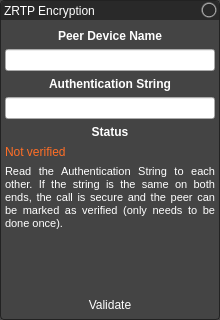
<?xml version="1.0" encoding="UTF-8"?>
<ui version="4.0">
 <class>zrtp_widget</class>
 <widget class="QFrame" name="zrtp_widget">
  <property name="geometry">
   <rect>
    <x>0</x>
    <y>0</y>
    <width>220</width>
    <height>320</height>
   </rect>
  </property>
  <property name="palette">
   <palette>
    <active>
     <colorrole role="WindowText">
      <brush brushstyle="SolidPattern">
       <color alpha="255">
        <red>255</red>
        <green>255</green>
        <blue>255</blue>
       </color>
      </brush>
     </colorrole>
     <colorrole role="Button">
      <brush brushstyle="SolidPattern">
       <color alpha="255">
        <red>68</red>
        <green>68</green>
        <blue>68</blue>
       </color>
      </brush>
     </colorrole>
     <colorrole role="Text">
      <brush brushstyle="SolidPattern">
       <color alpha="255">
        <red>255</red>
        <green>255</green>
        <blue>255</blue>
       </color>
      </brush>
     </colorrole>
     <colorrole role="ButtonText">
      <brush brushstyle="SolidPattern">
       <color alpha="255">
        <red>255</red>
        <green>255</green>
        <blue>255</blue>
       </color>
      </brush>
     </colorrole>
     <colorrole role="Base">
      <brush brushstyle="SolidPattern">
       <color alpha="255">
        <red>68</red>
        <green>68</green>
        <blue>68</blue>
       </color>
      </brush>
     </colorrole>
     <colorrole role="Window">
      <brush brushstyle="SolidPattern">
       <color alpha="255">
        <red>68</red>
        <green>68</green>
        <blue>68</blue>
       </color>
      </brush>
     </colorrole>
    </active>
    <inactive>
     <colorrole role="WindowText">
      <brush brushstyle="SolidPattern">
       <color alpha="255">
        <red>255</red>
        <green>255</green>
        <blue>255</blue>
       </color>
      </brush>
     </colorrole>
     <colorrole role="Button">
      <brush brushstyle="SolidPattern">
       <color alpha="255">
        <red>68</red>
        <green>68</green>
        <blue>68</blue>
       </color>
      </brush>
     </colorrole>
     <colorrole role="Text">
      <brush brushstyle="SolidPattern">
       <color alpha="255">
        <red>255</red>
        <green>255</green>
        <blue>255</blue>
       </color>
      </brush>
     </colorrole>
     <colorrole role="ButtonText">
      <brush brushstyle="SolidPattern">
       <color alpha="255">
        <red>255</red>
        <green>255</green>
        <blue>255</blue>
       </color>
      </brush>
     </colorrole>
     <colorrole role="Base">
      <brush brushstyle="SolidPattern">
       <color alpha="255">
        <red>68</red>
        <green>68</green>
        <blue>68</blue>
       </color>
      </brush>
     </colorrole>
     <colorrole role="Window">
      <brush brushstyle="SolidPattern">
       <color alpha="255">
        <red>68</red>
        <green>68</green>
        <blue>68</blue>
       </color>
      </brush>
     </colorrole>
    </inactive>
    <disabled>
     <colorrole role="WindowText">
      <brush brushstyle="SolidPattern">
       <color alpha="255">
        <red>255</red>
        <green>255</green>
        <blue>255</blue>
       </color>
      </brush>
     </colorrole>
     <colorrole role="Button">
      <brush brushstyle="SolidPattern">
       <color alpha="255">
        <red>68</red>
        <green>68</green>
        <blue>68</blue>
       </color>
      </brush>
     </colorrole>
     <colorrole role="Text">
      <brush brushstyle="SolidPattern">
       <color alpha="255">
        <red>255</red>
        <green>255</green>
        <blue>255</blue>
       </color>
      </brush>
     </colorrole>
     <colorrole role="ButtonText">
      <brush brushstyle="SolidPattern">
       <color alpha="255">
        <red>255</red>
        <green>255</green>
        <blue>255</blue>
       </color>
      </brush>
     </colorrole>
     <colorrole role="Base">
      <brush brushstyle="SolidPattern">
       <color alpha="255">
        <red>68</red>
        <green>68</green>
        <blue>68</blue>
       </color>
      </brush>
     </colorrole>
     <colorrole role="Window">
      <brush brushstyle="SolidPattern">
       <color alpha="255">
        <red>68</red>
        <green>68</green>
        <blue>68</blue>
       </color>
      </brush>
     </colorrole>
    </disabled>
   </palette>
  </property>
  <property name="windowTitle">
   <string>ZRTP</string>
  </property>
  <property name="styleSheet">
   <string notr="true">QFrame, QLabel, QLineEdit, QPushButton, QToolButton {
	color: white;
}

#zrtp_widget {
	background-color: rgba(51, 51, 51, 230);
	background-color: #444444;
	border: 1px solid #222222;
	border-radius: 4px;
}

#title {
	background-color: rgba(0, 0, 0, 100);
	border-bottom: 0px solid #222222;
	border-top-left-radius: 4px;
	border-top-right-radius: 4px;
}

#close_button {
	background: qradialgradient(cx: 0.465, cy: 0.465, radius: 0.5, fx:0.5, fy:0.5, stop:0 transparent, stop:0.6 transparent, stop:0.7 #aaaaaa, stop:0.85 transparent, stop:1 transparent);
	background-origin: border;
	border: 0px;
	margin: 0px;
	padding: 0px;
}

#close_button:focus {
	background: qradialgradient(cx: 0.465, cy: 0.465, radius: 0.5, fx:0.5, fy:0.5, stop:0 transparent, stop:0.6 transparent, stop:0.7 #0093dd, stop:0.85 transparent, stop:1 transparent);
}

#close_button:hover {
	background: qradialgradient(cx: 0.465, cy: 0.465, radius: 0.5, fx:0.5, fy:0.5, stop:0 transparent, stop:0.6 transparent, stop:0.7 #dddddd, stop:0.85 transparent, stop:1 transparent);
}

#close_button:hover:focus {
	background: qradialgradient(cx: 0.465, cy: 0.465, radius: 0.5, fx:0.5, fy:0.5, stop:0 transparent, stop:0.6 transparent, stop:0.7 #00aaff, stop:0.85 transparent, stop:1 transparent);
}

#close_button:pressed {
	background: qradialgradient(cx: 0.465, cy: 0.465, radius: 0.5, fx:0.5, fy:0.5, stop:0 #808080, stop:0.6 #606060, stop:0.7 #dddddd, stop:0.85 transparent, stop:1 transparent);
}

#close_button:pressed:focus {
	background: qradialgradient(cx: 0.465, cy: 0.465, radius: 0.5, fx:0.5, fy:0.5, stop:0 #808080, stop:0.6 #606060, stop:0.7 #00aaff, stop:0.85 transparent, stop:1 transparent);
}

[role=&quot;value&quot;] {
	background-color: rbga(0, 0, 0, 20);
	border: 1px solid #202020;
	border-radius: 2px;
	margin-bottom: 5px;
	padding: 1px;
}

[role=&quot;selectable-value&quot;] {
	background-color: rgba(0, 0, 0, 20);
	border: 1px solid #202020;
	border-radius: 2px;
	margin-bottom: 5px;
	padding: 0px 0px;
	selection-background-color: #0066aa;
}

[role=&quot;editable-value&quot;] {
	background-color: rgba(0, 0, 0, 40);
	border: 2px solid #202020;
	border-radius: 4px;
	margin-bottom: 5px;
	padding: 0px 0px;
	selection-background-color: #0066aa;
}

[role=&quot;note&quot;] {
	color: #aaaaaa;
}

[role=&quot;action-button&quot;] {
	background: transparent;
	background-origin: border;
	border: 2px solid #808080;
	border-radius: 4px;
	margin: 0px;
	padding: 0px;
}

[role=&quot;action-button&quot;]:focus {
	border: 2px solid #0080c0;
	border: 2px solid #0093dd;
}

[role=&quot;action-button&quot;]:hover {
	border: 2px solid #c0c0c0;
}

[role=&quot;action-button&quot;]:hover:focus {
	border: 2px solid #00aaff;
}

[role=&quot;action-button&quot;]:pressed {
	background: qradialgradient(cx: 0.5, cy: 0.5, radius: 1, fx:0.5, fy:0.5, stop:0 #909090, stop:1 transparent);
}

</string>
  </property>
  <layout class="QVBoxLayout" name="zrtp_layout">
   <property name="spacing">
    <number>0</number>
   </property>
   <property name="sizeConstraint">
    <enum>QLayout::SetMinimumSize</enum>
   </property>
   <property name="leftMargin">
    <number>0</number>
   </property>
   <property name="topMargin">
    <number>0</number>
   </property>
   <property name="rightMargin">
    <number>0</number>
   </property>
   <property name="bottomMargin">
    <number>0</number>
   </property>
   <item>
    <widget class="QFrame" name="title">
     <layout class="QHBoxLayout" name="title_layout">
      <property name="spacing">
       <number>0</number>
      </property>
      <property name="leftMargin">
       <number>0</number>
      </property>
      <property name="topMargin">
       <number>0</number>
      </property>
      <property name="rightMargin">
       <number>0</number>
      </property>
      <property name="bottomMargin">
       <number>0</number>
      </property>
      <item>
       <widget class="QLabel" name="title_label">
        <property name="text">
         <string>ZRTP Encryption</string>
        </property>
        <property name="alignment">
         <set>Qt::AlignLeading|Qt::AlignLeft|Qt::AlignVCenter</set>
        </property>
        <property name="indent">
         <number>3</number>
        </property>
       </widget>
      </item>
      <item>
       <widget class="QToolButton" name="close_button">
        <property name="text">
         <string/>
        </property>
        <property name="icon">
         <iconset>
          <normaloff>icons/cross-white.svg</normaloff>icons/cross-white.svg</iconset>
        </property>
        <property name="iconSize">
         <size>
          <width>16</width>
          <height>16</height>
         </size>
        </property>
        <property name="autoRaise">
         <bool>true</bool>
        </property>
       </widget>
      </item>
     </layout>
    </widget>
   </item>
   <item>
    <widget class="QFrame" name="body">
     <layout class="QVBoxLayout" name="body_layout">
      <property name="spacing">
       <number>6</number>
      </property>
      <property name="leftMargin">
       <number>4</number>
      </property>
      <property name="topMargin">
       <number>9</number>
      </property>
      <property name="rightMargin">
       <number>4</number>
      </property>
      <property name="bottomMargin">
       <number>4</number>
      </property>
      <item>
       <widget class="QLabel" name="peer_name_title">
        <property name="font">
         <font>
          <weight>75</weight>
          <bold>true</bold>
         </font>
        </property>
        <property name="text">
         <string>Peer Device Name</string>
        </property>
        <property name="alignment">
         <set>Qt::AlignCenter</set>
        </property>
       </widget>
      </item>
      <item>
       <widget class="QLineEdit" name="peer_name_value">
        <property name="sizePolicy">
         <sizepolicy hsizetype="Expanding" vsizetype="Preferred">
          <horstretch>0</horstretch>
          <verstretch>0</verstretch>
         </sizepolicy>
        </property>
        <property name="role" stdset="0">
         <string notr="true">editable-value</string>
        </property>
       </widget>
      </item>
      <item>
       <widget class="QLabel" name="sas_title">
        <property name="font">
         <font>
          <weight>75</weight>
          <bold>true</bold>
         </font>
        </property>
        <property name="text">
         <string>Authentication String</string>
        </property>
        <property name="alignment">
         <set>Qt::AlignCenter</set>
        </property>
       </widget>
      </item>
      <item>
       <widget class="QLineEdit" name="sas_value">
        <property name="sizePolicy">
         <sizepolicy hsizetype="Expanding" vsizetype="Preferred">
          <horstretch>0</horstretch>
          <verstretch>0</verstretch>
         </sizepolicy>
        </property>
        <property name="focusPolicy">
         <enum>Qt::ClickFocus</enum>
        </property>
        <property name="text">
         <string>foobar</string>
        </property>
        <property name="readOnly">
         <bool>true</bool>
        </property>
        <property name="role" stdset="0">
         <string notr="true">selectable-value</string>
        </property>
       </widget>
      </item>
      <item>
       <widget class="QLabel" name="status_title">
        <property name="font">
         <font>
          <weight>75</weight>
          <bold>true</bold>
         </font>
        </property>
        <property name="text">
         <string>Status</string>
        </property>
        <property name="alignment">
         <set>Qt::AlignCenter</set>
        </property>
       </widget>
      </item>
      <item>
       <widget class="QLabel" name="status_value">
        <property name="text">
         <string>&lt;span style=&quot;color: hsv(20, 85%, 100%);&quot;&gt;Not verified&lt;/span&gt;</string>
        </property>
        <property name="role" stdset="0">
         <string notr="true">value</string>
        </property>
       </widget>
      </item>
      <item>
       <widget class="QLabel" name="note">
        <property name="sizePolicy">
         <sizepolicy hsizetype="Preferred" vsizetype="Expanding">
          <horstretch>0</horstretch>
          <verstretch>0</verstretch>
         </sizepolicy>
        </property>
        <property name="font">
         <font>
          <pointsize>8</pointsize>
         </font>
        </property>
        <property name="text">
         <string>Read the Authentication String to each other. If the string is the same on both ends, the call is secure and the peer can be marked as verified (only needs to be done once).</string>
        </property>
        <property name="alignment">
         <set>Qt::AlignJustify|Qt::AlignTop</set>
        </property>
        <property name="wordWrap">
         <bool>true</bool>
        </property>
        <property name="role" stdset="0">
         <string notr="true">note</string>
        </property>
       </widget>
      </item>
      <item>
       <widget class="QToolButton" name="validate_button">
        <property name="sizePolicy">
         <sizepolicy hsizetype="Expanding" vsizetype="Fixed">
          <horstretch>0</horstretch>
          <verstretch>0</verstretch>
         </sizepolicy>
        </property>
        <property name="text">
         <string>Validate</string>
        </property>
        <property name="checkable">
         <bool>true</bool>
        </property>
        <property name="autoRaise">
         <bool>true</bool>
        </property>
        <property name="role" stdset="0">
         <string notr="true">action-button</string>
        </property>
       </widget>
      </item>
     </layout>
    </widget>
   </item>
  </layout>
 </widget>
 <tabstops>
  <tabstop>peer_name_value</tabstop>
  <tabstop>validate_button</tabstop>
  <tabstop>close_button</tabstop>
 </tabstops>
 <resources/>
 <connections/>
</ui>
